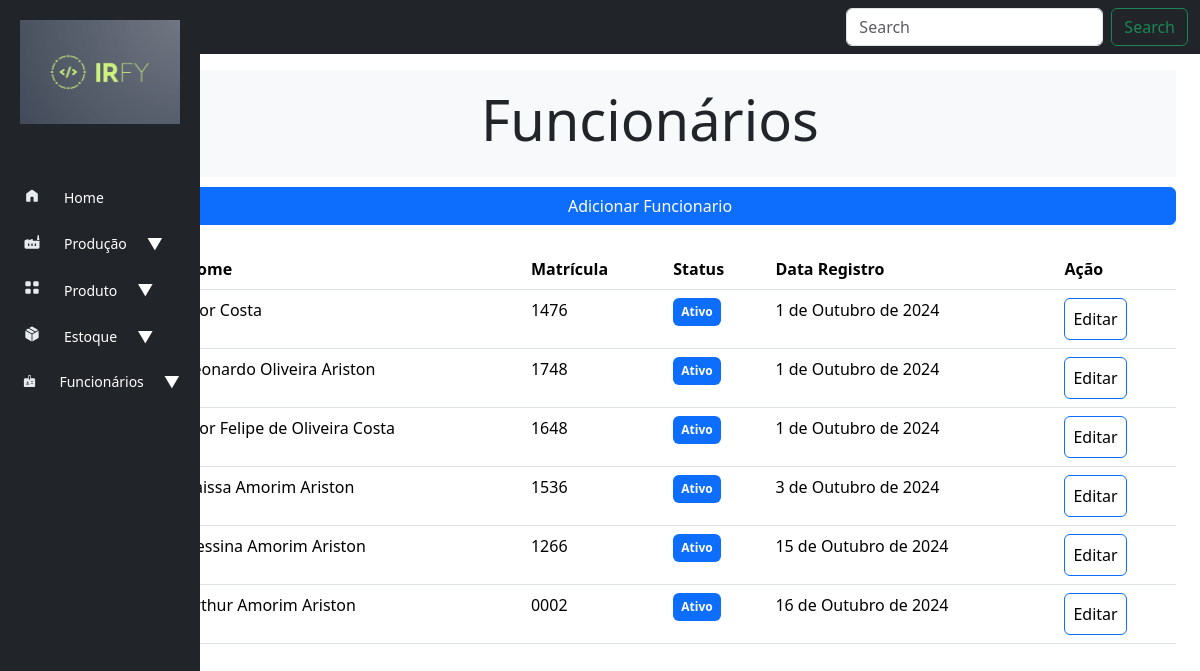
Page /cadastro/list_funcionarios/ on the committed database.
### cadastro/models.py (models this page shows, shortened)
class Funcionario(models.Model):
    STATUS_CHOICES = [
        ('ativo', 'Ativo'),
        ('inativo', 'Inativo'),
    ]
    nome_funcionario = models.CharField(max_length=100)
    matricula_funcionario = models.CharField(max_length=5, unique=True)
    status = models.CharField(max_length=7, choices=STATUS_CHOICES, default="ativo")
    created_at = models.DateField(auto_now_add=True)

### cadastro/views.py (the view)
# urls.py: path('list_funcionarios/', views.list_funcionarios, name='list_funcionarios'),
def list_funcionarios(request):
    list_funcionarios = Funcionario.objects.all()
    context = {'list_funcionarios': list_funcionarios}
    return render(request, 'funcionario/list_funcionarios.html', context)

### cadastro/templates/funcionario/list_funcionarios.html (shortened to what this page needs)
{% extends "base.html" %}
{% block header %}
    <div class="py-3 bg-light text-center">
        <h2 class="display-4">Funcionários</h2>
    </div>
{% endblock header %}
{% block content %}
{% block buttons %}
  <div class="d-grid gap-2" style="margin-top: 10px;">
      <a class="btn btn-primary" href="{% url 'novo_funcionario'%}" role="button">Adicionar Funcionario</a>
  </div>
{% endblock buttons %}
    <table class="table table-hover">
        <thead >
          <tr>
            <th scope="col">ID</th>
            <th scope="col">Nome</th>
            <th scope="col">Matrícula</th>
            <th scope="col">Status</th>
            <th scope="col">Data Registro</th>
            <th scope="col">Ação</th>
          </tr>
        </thead>
        <tbody class="table table-hover">
        {% for funcionario in list_funcionarios %}
          <tr>
            <th scope="row">{{ funcionario.id }}</th>
            <td>{{ funcionario.nome_funcionario }}</td>
            <td>{{ funcionario.matricula_funcionario }}</td>
            {% if funcionario.status == "ativo"%}
            <td><span class="badge text-bg-primary">{{ funcionario.get_status_display }}</span></td>
            {% else %}
            <td> <span class="badge text-bg-warning">{{ funcionario.get_status_display }}</span></td>
            {% endif %}
            <td>{{ funcionario.created_at }}</td>
            <td><a class="btn btn-primary" role="button">Editar</a></td>
          </tr>
        {% empty %}
          Não produtos cadastrados
        {% endfor %}
        </tbody>
      </table>
{% endblock content %}

### rows in the picture
Funcionario: nome_funcionario "Igor Costa", matricula_funcionario "1476", status "Ativo", created_at "1 de Outubro de 2024"
Funcionario: nome_funcionario "Leonardo Oliveira Ariston", matricula_funcionario "1748", status "Ativo", created_at "1 de Outubro de 2024"
Funcionario: nome_funcionario "Igor Felipe de Oliveira Costa", matricula_funcionario "1648", status "Ativo", created_at "1 de Outubro de 2024"
Funcionario: nome_funcionario "Raissa Amorim Ariston", matricula_funcionario "1536", status "Ativo", created_at "3 de Outubro de 2024"
Funcionario: nome_funcionario "Gessina Amorim Ariston", matricula_funcionario "1266", status "Ativo", created_at "15 de Outubro de 2024"
Funcionario: nome_funcionario "Arthur Amorim Ariston", matricula_funcionario "0002", status "Ativo", created_at "16 de Outubro de 2024"
